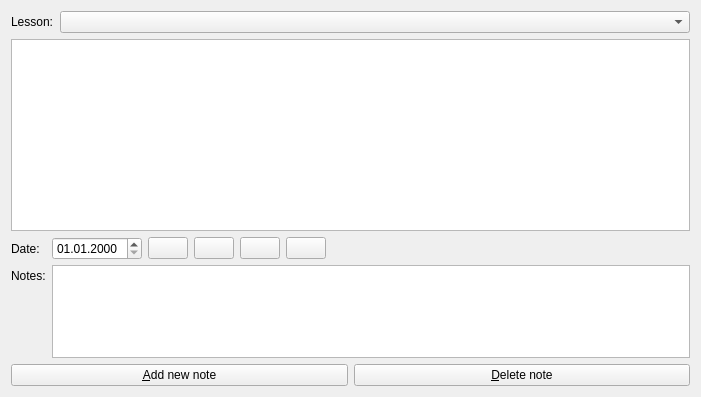
          <widget class="QWidget" name="tab_palNotes">
           <attribute name="icon">
            <iconset resource="../resources/qupil.qrc">
             <normaloff>:/gfx/document-edit-sign.svg</normaloff>:/gfx/document-edit-sign.svg</iconset>
           </attribute>
           <attribute name="title">
            <string>&amp;Lesson Notes</string>
           </attribute>
           <layout class="QGridLayout" name="gridLayout_22">
            <item row="0" column="0" colspan="2">
             <layout class="QHBoxLayout" name="horizontalLayout_13">
              <item>
               <widget class="QLabel" name="label_18">
                <property name="text">
                 <string>Lesson:</string>
                </property>
               </widget>
              </item>
              <item>
               <widget class="QComboBox" name="comboBox_palNotesSelection">
                <property name="sizePolicy">
                 <sizepolicy hsizetype="Expanding" vsizetype="Fixed">
                  <horstretch>0</horstretch>
                  <verstretch>0</verstretch>
                 </sizepolicy>
                </property>
               </widget>
              </item>
             </layout>
            </item>
            <item row="1" column="0" colspan="2">
             <widget class="QTreeView" name="treeView_palNotes">
              <property name="alternatingRowColors">
               <bool>true</bool>
              </property>
              <property name="rootIsDecorated">
               <bool>false</bool>
              </property>
              <property name="allColumnsShowFocus">
               <bool>true</bool>
              </property>
              <property name="wordWrap">
               <bool>true</bool>
              </property>
             </widget>
            </item>
            <item row="2" column="0" colspan="2">
             <layout class="QGridLayout" name="gridLayout_9">
              <property name="horizontalSpacing">
               <number>6</number>
              </property>
              <property name="verticalSpacing">
               <number>5</number>
              </property>
              <item row="0" column="0">
               <widget class="QLabel" name="label_11">
                <property name="text">
                 <string>Date:</string>
                </property>
               </widget>
              </item>
              <item row="0" column="1">
               <widget class="QDateEdit" name="dateEdit_palNotes">
                <property name="minimumSize">
                 <size>
                  <width>90</width>
                  <height>0</height>
                 </size>
                </property>
                <property name="displayFormat">
                 <string notr="true">dd.MM.yyyy</string>
                </property>
               </widget>
              </item>
              <item row="0" column="6">
               <spacer name="horizontalSpacer_4">
                <property name="orientation">
                 <enum>Qt::Horizontal</enum>
                </property>
                <property name="sizeHint" stdset="0">
                 <size>
                  <width>358</width>
                  <height>20</height>
                 </size>
                </property>
               </spacer>
              </item>
              <item row="1" column="0">
               <widget class="QLabel" name="label_12">
                <property name="text">
                 <string>Notes:</string>
                </property>
               </widget>
              </item>
              <item row="1" column="1" rowspan="2" colspan="6">
               <widget class="QTextEdit" name="textEdit_palNotes">
                <property name="sizePolicy">
                 <sizepolicy hsizetype="Expanding" vsizetype="Fixed">
                  <horstretch>0</horstretch>
                  <verstretch>0</verstretch>
                 </sizepolicy>
                </property>
                <property name="minimumSize">
                 <size>
                  <width>0</width>
                  <height>93</height>
                 </size>
                </property>
                <property name="maximumSize">
                 <size>
                  <width>16777215</width>
                  <height>93</height>
                 </size>
                </property>
               </widget>
              </item>
              <item row="2" column="0">
               <spacer name="verticalSpacer_4">
                <property name="orientation">
                 <enum>Qt::Vertical</enum>
                </property>
                <property name="sizeType">
                 <enum>QSizePolicy::Minimum</enum>
                </property>
                <property name="sizeHint" stdset="0">
                 <size>
                  <width>20</width>
                  <height>72</height>
                 </size>
                </property>
               </spacer>
              </item>
              <item row="0" column="3">
               <widget class="QPushButton" name="pushButton_italicNotesText">
                <property name="focusPolicy">
                 <enum>Qt::NoFocus</enum>
                </property>
                <property name="text">
                 <string/>
                </property>
                <property name="icon">
                 <iconset resource="../resources/qupil.qrc">
                  <normaloff>:/gfx/format-text-italic.svg</normaloff>:/gfx/format-text-italic.svg</iconset>
                </property>
                <property name="shortcut">
                 <string>Ctrl+Shift+K</string>
                </property>
                <property name="checkable">
                 <bool>true</bool>
                </property>
               </widget>
              </item>
              <item row="0" column="2">
               <widget class="QPushButton" name="pushButton_boldNotesText">
                <property name="focusPolicy">
                 <enum>Qt::NoFocus</enum>
                </property>
                <property name="text">
                 <string/>
                </property>
                <property name="icon">
                 <iconset resource="../resources/qupil.qrc">
                  <normaloff>:/gfx/format-text-bold.svg</normaloff>:/gfx/format-text-bold.svg</iconset>
                </property>
                <property name="shortcut">
                 <string>Ctrl+Shift+F</string>
                </property>
                <property name="checkable">
                 <bool>true</bool>
                </property>
               </widget>
              </item>
              <item row="0" column="4">
               <widget class="QPushButton" name="pushButton_underlinedNotesText">
                <property name="focusPolicy">
                 <enum>Qt::NoFocus</enum>
                </property>
                <property name="text">
                 <string/>
                </property>
                <property name="icon">
                 <iconset resource="../resources/qupil.qrc">
                  <normaloff>:/gfx/format-text-underline.svg</normaloff>:/gfx/format-text-underline.svg</iconset>
                </property>
                <property name="shortcut">
                 <string>Ctrl+Shift+U</string>
                </property>
                <property name="checkable">
                 <bool>true</bool>
                </property>
               </widget>
              </item>
              <item row="0" column="5">
               <widget class="QPushButton" name="pushButton_notesTextColor">
                <property name="focusPolicy">
                 <enum>Qt::NoFocus</enum>
                </property>
                <property name="text">
                 <string/>
                </property>
                <property name="icon">
                 <iconset resource="../resources/qupil.qrc">
                  <normaloff>:/gfx/format-text-color.svg</normaloff>:/gfx/format-text-color.svg</iconset>
                </property>
                <property name="checkable">
                 <bool>true</bool>
                </property>
               </widget>
              </item>
             </layout>
            </item>
            <item row="3" column="0">
             <widget class="QPushButton" name="pushButton_addPalNotes">
              <property name="text">
               <string>&amp;Add new note</string>
              </property>
              <property name="icon">
               <iconset resource="../resources/qupil.qrc">
                <normaloff>:/gfx/list-add.svg</normaloff>:/gfx/list-add.svg</iconset>
              </property>
             </widget>
            </item>
            <item row="3" column="1">
             <widget class="QPushButton" name="pushButton_delPalNotes">
              <property name="text">
               <string>&amp;Delete note</string>
              </property>
              <property name="icon">
               <iconset resource="../resources/qupil.qrc">
                <normaloff>:/gfx/edit-delete.svg</normaloff>:/gfx/edit-delete.svg</iconset>
              </property>
             </widget>
            </item>
           </layout>
          </widget>
